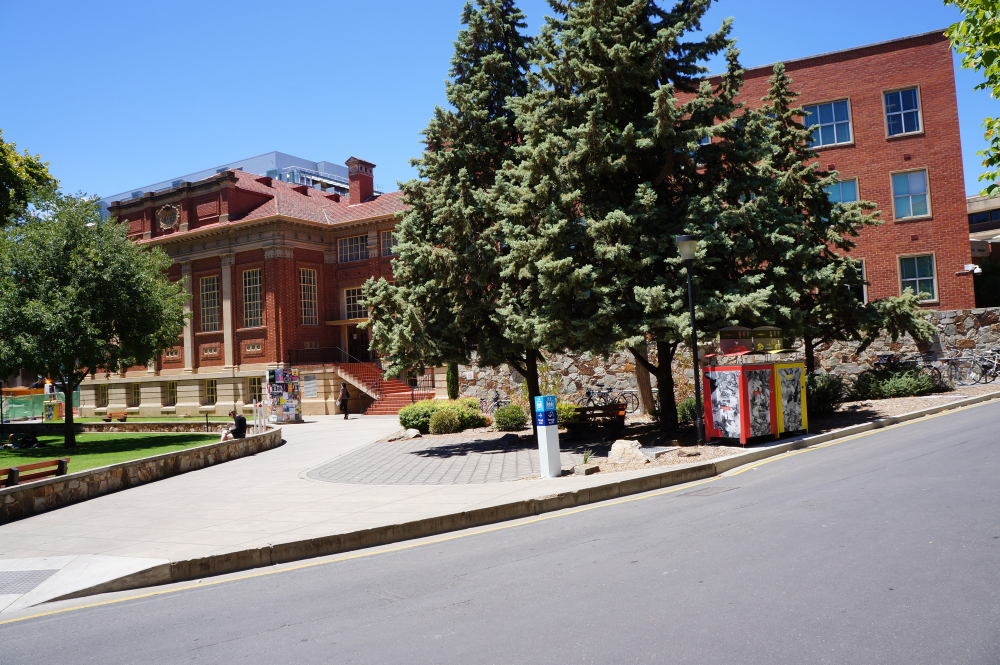
#> input picture inputImages/I4/DSC02931.JPG, 2000 x 1329 px (shown at 1/2 size)
$ python main.py
#> lines starting #> are read from the running program, lines starting #| are printed output that depends on the picture
# This file contains the driver code for Panorama Stitching
from helpers import *

image1 = cv2.imread("inputImages/I4/DSC02930.JPG")
image2 = cv2.imread("inputImages/I4/DSC02931.JPG")
#> image2 is the input picture: shape (1329, 2000, 3); mean B, G, R 125.6, 121.9, 119.8
image3 = cv2.imread("inputImages/I4/DSC02932.JPG")
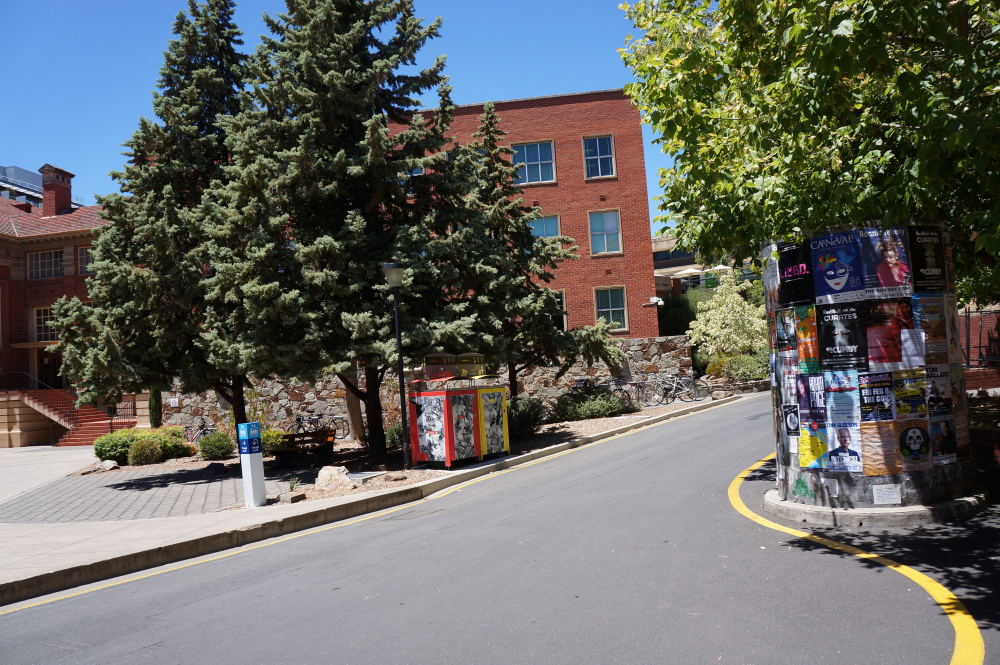
#> input picture inputImages/I4/DSC02932.JPG, 2000 x 1329 px (shown at 1/2 size)
#> image3 is the input picture: shape (1329, 2000, 3); mean B, G, R 99.2, 102.9, 102.2
image4 = cv2.imread("inputImages/I4/DSC02933.JPG")
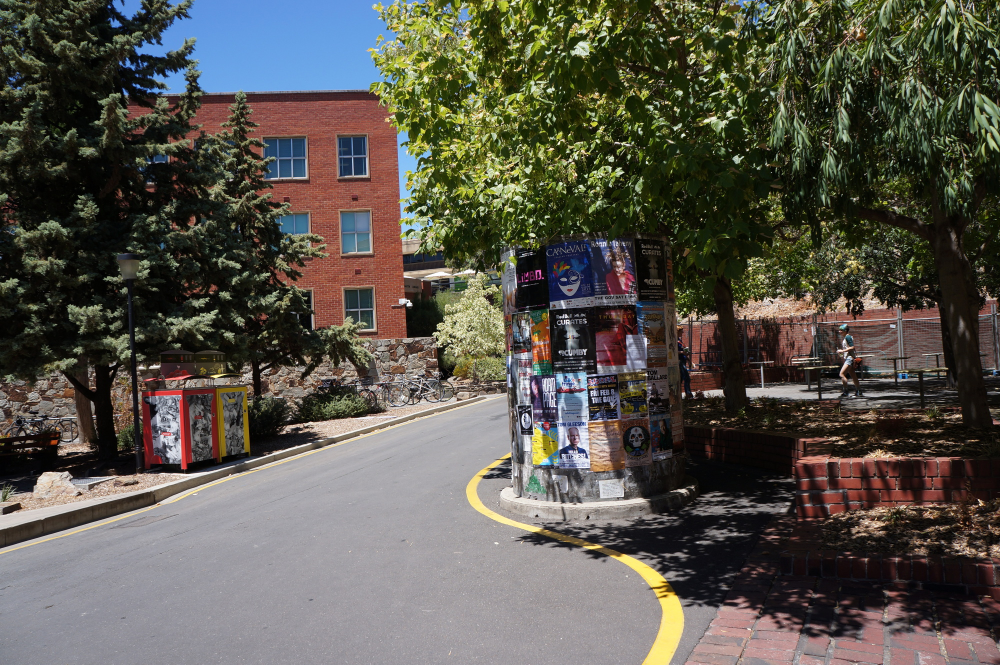
#> input picture inputImages/I4/DSC02933.JPG, 2000 x 1329 px (shown at 1/2 size)
#> image4 is the input picture: shape (1329, 2000, 3); mean B, G, R 76.1, 85.3, 88.3
image5 = cv2.imread("inputImages/I4/DSC02934.JPG")
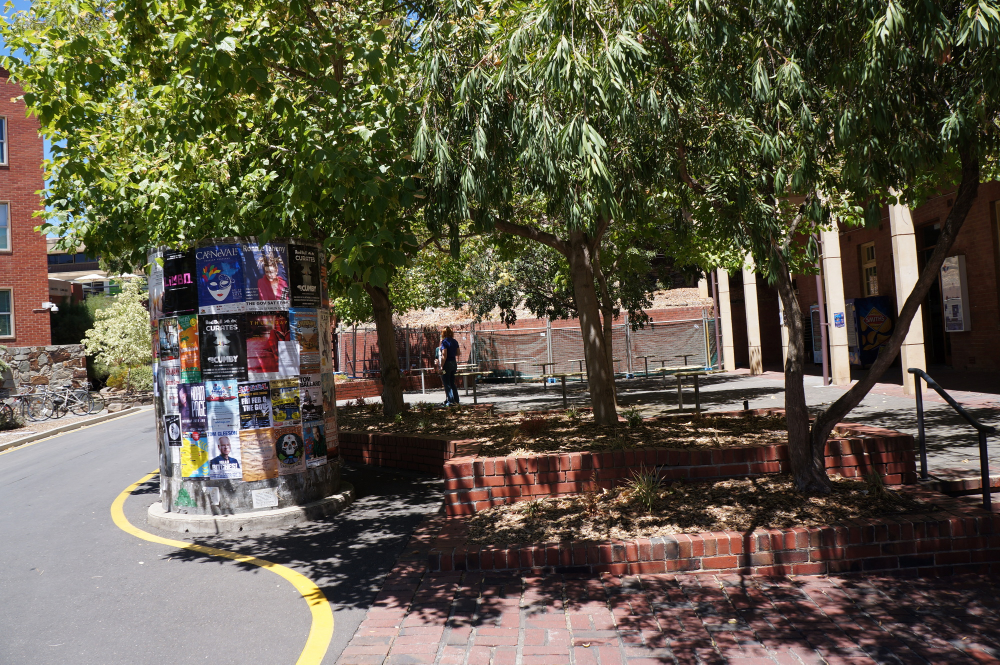
#> input picture inputImages/I4/DSC02934.JPG, 2000 x 1329 px (shown at 1/2 size)
#> image5 is the input picture: shape (1329, 2000, 3); mean B, G, R 72.3, 89.2, 95.2
# Assuming we take image 2 as the reference image, we transfxorm rest all images to Image 2's perpective

#> (the run stopped early here; a loop or call above may not have finished)
